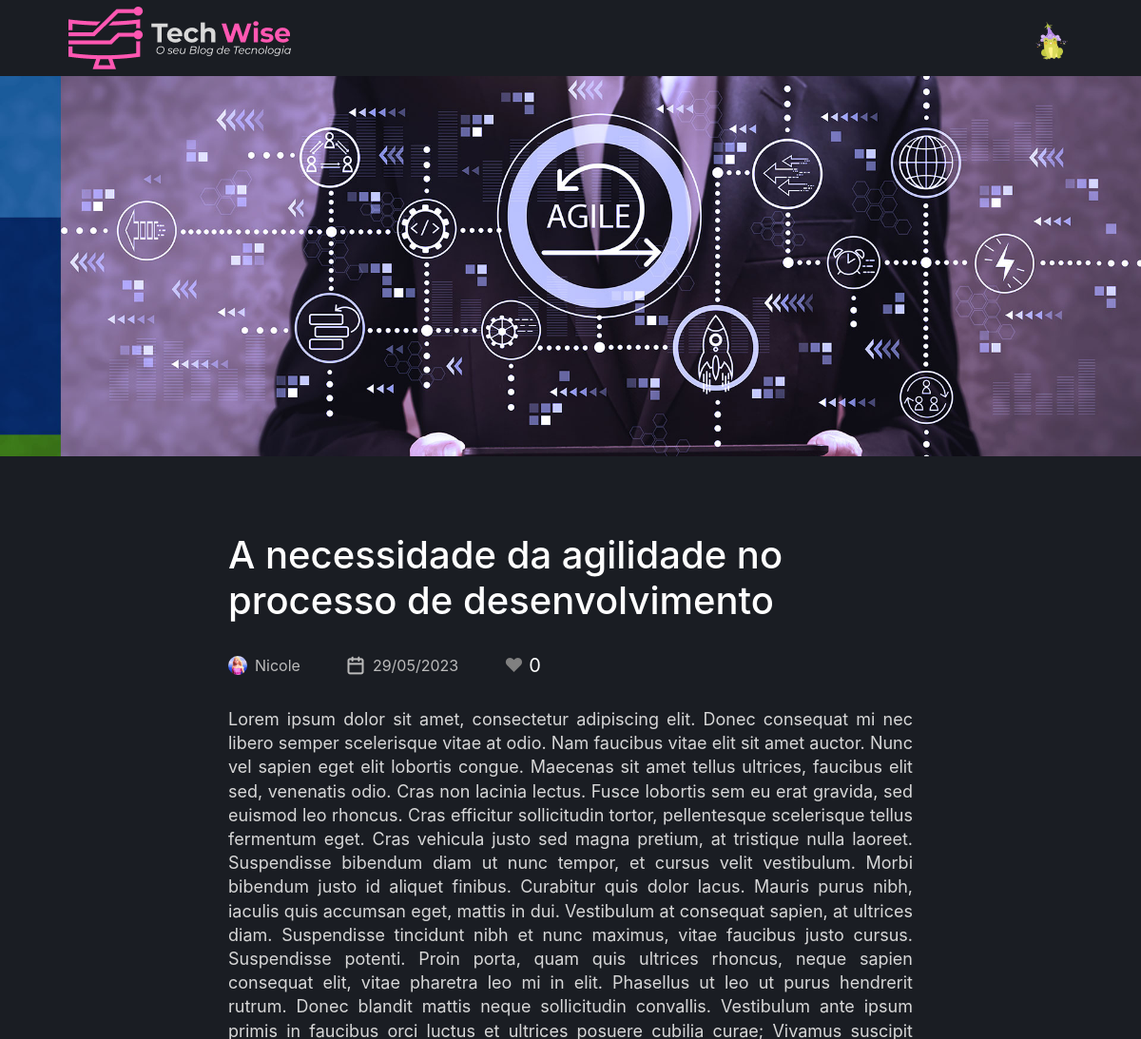
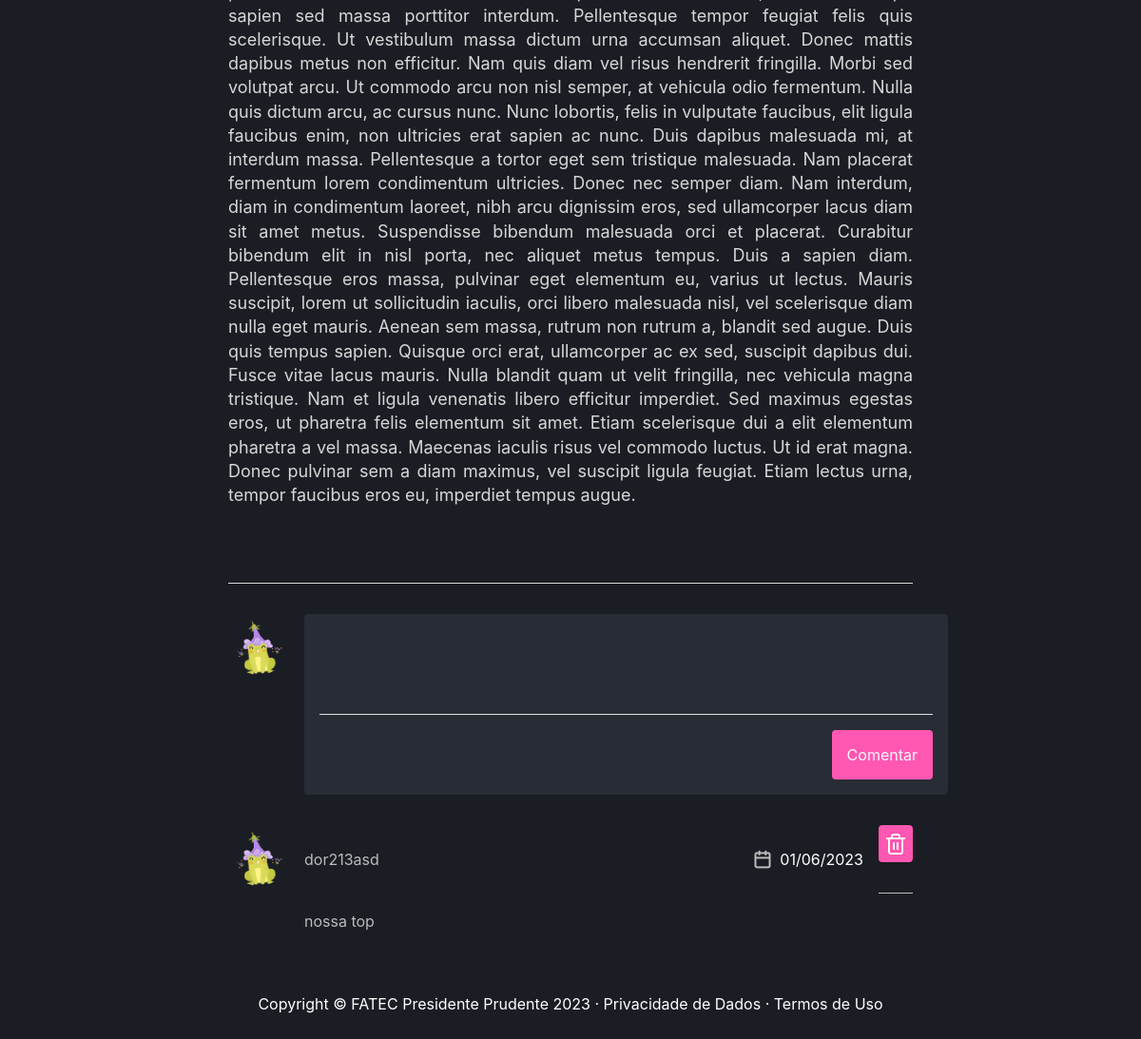
Screenshot of /article/detalhes/28 (signed in) with the database file from the repository (2 pictures, top to bottom).
### tables this page shows
CREATE TABLE `user` (
  `idUser` int(11) NOT NULL,
  `name` varchar(150) NOT NULL,
  `email` varchar(200) NOT NULL,
  `password` varchar(255) NOT NULL,
  `avatar` varchar(255) DEFAULT NULL,
  `description` text DEFAULT NULL,
  `type` varchar(45) DEFAULT NULL
);

CREATE TABLE `article` (
  `idArticle` int(11) NOT NULL,
  `idUser` int(11) NOT NULL,
  `resume` varchar(250) NOT NULL,
  `text` text NOT NULL,
  `image` varchar(255) NOT NULL,
  `feedback` varchar(255) DEFAULT NULL,
  `status` varchar(255) NOT NULL,
  `idCategory` int(11) NOT NULL,
  `createdAt` date NOT NULL DEFAULT current_timestamp(),
  `title` varchar(100) NOT NULL
);

CREATE TABLE `comment` (
  `idComment` int(11) NOT NULL,
  `text` text NOT NULL,
  `User_idUser` int(11) NOT NULL,
  `Article_idArticle` int(11) NOT NULL,
  `createdAt` datetime NOT NULL DEFAULT current_timestamp()
);

### App/Controllers/ArticleController.php (called while the page is built, shortened)
<?php
class ArticleController extends Controller
{
    public function detalhes($params)
    {
        $userDAO = new UserDAO();
        $user = $userDAO->getById($_SESSION['idUser']);
        $idArticle = $params[0];
        $articleDAO = new ArticleDAO();
        $article = $articleDAO->getById($idArticle);
        $commentDAO = new CommentDAO();
        $comments = $commentDAO->getByArticleId($idArticle);
        $this->render('/article/detalhes');
    }
}

### index.php (called while the page is built, shortened)
<?php
try {
    $app = new App();
    $app->run();
}catch (\Exception $e){
    $oError = new Erro($e);
    $oError->render();
}

### App/Models/DAO/BaseDAO.php (called while the page is built, shortened)
<?php
abstract class BaseDAO
{
    private $conexao;
    public function __construct()
    {
        $this->conexao = Conexao::getConnection();
    }
    public function select($sql)
    {
        if(!empty($sql))
        {
            return $this->conexao->query($sql);
        }
    }
}

### App/Lib/Conexao.php (called while the page is built, shortened)
<?php
class Conexao
{
    public static function getConnection() {
        $pdoConfig  = DB_DRIVER . ":". "host=" . DB_HOST . ";";
        $pdoConfig .= "dbname=".DB_NAME.";";
        try {
            if(!isset($conn)){
                $conn =  new PDO($pdoConfig, DB_USER, DB_PASSWORD);
                $conn->setAttribute(PDO::ATTR_ERRMODE, PDO::ERRMODE_EXCEPTION);
            }
            return $conn;
        } catch (PDOException $e) {
            throw new Exception("Erro de conexão com o banco de dados. ($e)",500);
        }
    }
}

### App/Models/DAO/UserDAO.php (called while the page is built, shortened)
<?php
class UserDAO extends BaseDAO
{
    public function getById(int $idUser)
    {
        $resultado = $this->select("SELECT * FROM user WHERE idUser = $idUser");
        return $resultado->fetchObject(User::class);
    }
}

### App/Models/Entidades/User.php (called while the page is built, shortened)
<?php
class User
{
    private int $idUser;
    private string $name;
    private ?string $avatar;
	public function getIdUser(): int {
		return $this->idUser;
	}
	public function setIdUser(int $idUser): self {
		$this->idUser = $idUser;
		return $this;
	}
	public function getName(): string {
		return $this->name;
	}
	public function setName(string $name): self {
		$this->name = $name;
		return $this;
	}
	public function getAvatar(): ?string {
		return $this->avatar;
	}
	public function setAvatar(string $avatar): self {
		$this->avatar = $avatar;
		return $this;
	}
}

### App/Models/Entidades/Article.php (called while the page is built, shortened)
<?php
class Article
{
    private int $idArticle;
    private User $user;
    private string $title;
    private string $text;
    private ?string $image;
    private string $createdAt;
    public function __construct()
    {
        $this->user = new User();
    }
    public function getIdArticle(): int {
        return $this->idArticle;
    }
    public function setIdArticle(int $idArticle): self {
        $this->idArticle = $idArticle;
        return $this;
    }
    public function getText(): string {
        return $this->text;
    }
    public function setText(string $text): self {
        $this->text = $text;
        return $this;
    }
    public function getImage(): string {
        return $this->image;
    }
    public function setImage(string $image): self {
        $this->image = $image;
        return $this;
    }
	public function getCreatedAt() {
		return new DateTime($this->createdAt);
	}
	public function setCreatedAt($createdAt): self {
		$this->createdAt = $createdAt;
		return $this;
	}
	public function getUser()
	{
		return $this->user;
	}
	public function getTitle(): string {
		return $this->title;
	}
	public function setTitle(string $title): self {
		$this->title = $title;
		return $this;
	}
}

### App/Models/DAO/ArticleDAO.php (called while the page is built, shortened)
<?php
class ArticleDAO extends BaseDAO
{
    public function getById($id)
    {
        $resultado = $this->select(
            "SELECT a.title, a.resume, a.text, a.image, a.status, a.createdAt, c.idCategory,
            c.name as category, u.idUser, u.name as user, u.avatar
                FROM article as a INNER JOIN user as u ON a.idUser = u.idUser
                INNER JOIN category as c ON a.idCategory = c.idCategory
                WHERE a.idArticle = $id"
        );
        $dataSetArticle = $resultado->fetch();
        if($dataSetArticle) {
            $article = new Article();
            $article->setIdArticle($id);
            $article->setTitle($dataSetArticle['title']);
            $article->setStatus($dataSetArticle['status']);
            $article->setText($dataSetArticle['text']);
            $article->setResume($dataSetArticle['resume']);
            $article->setCreatedAt($dataSetArticle['createdAt']);
            $article->getUser()->setIdUser($dataSetArticle['idUser']);
            $article->getUser()->setName($dataSetArticle['user']);
            $article->getUser()->setAvatar($dataSetArticle['avatar']);
            $article->getCategory()->setIdCategory($dataSetArticle['idCategory']);
            $article->getCategory()->setName($dataSetArticle['category']);
            $article->setImage($dataSetArticle['image']);
            return $article;
        }
        return false;
    }
}

### App/Lib/Sessao.php (called while the page is built, shortened)
<?php
class Sessao
{
    public static function retornaValorFormulario($key){
        return (isset($_SESSION['form'][$key])) ? $_SESSION['form'][$key] : "";
    }
}

### App/Models/Entidades/Comment.php (called while the page is built, shortened)
<?php
class Comment
{
    private int $idComment;
    private string $text;
    private User $user;
	private string $createdAt;
	public function __construct()
    {
        $this->user = new User();
    }
	public function getText(): string {
		return $this->text;
	}
	public function setText(string $text): self {
		$this->text = $text;
		return $this;
	}
	public function getCreatedAt() {
		return new DateTime($this->createdAt);
	}
	public function setCreatedAt($createdAt): self {
		$this->createdAt = $createdAt;
		return $this;
	}
	public function getUser() {
		return $this->user;
	}
	public function getIdComment(): int {
		return $this->idComment;
	}
	public function setIdComment(int $idComment): self {
		$this->idComment = $idComment;
		return $this;
	}
}

### App/Models/DAO/CommentDAO.php (called while the page is built, shortened)
<?php
class CommentDAO extends BaseDAO
{
    public function getByArticleId($idArticle)
    {
        $resultado = $this->select(
            "SELECT c.idComment, c.text, c.createdAt, u.name, u.avatar as user
            FROM comment as c
            INNER JOIN user as u ON c.User_idUser = u.idUser
            WHERE c.Article_idArticle = $idArticle"
        );
        $comments = [];
        while ($dataSetComment = $resultado->fetch()) {
            $comment = new Comment();
            $comment->setIdComment($dataSetComment['idComment']);
            $comment->setText($dataSetComment['text']);
            $comment->setCreatedAt($dataSetComment['createdAt']);
            $comment->getUser()->setName($dataSetComment['name']);
            $comment->getUser()->setAvatar($dataSetComment['user']);
            $comments[] = $comment;
        }
        return $comments;
    }
}

### App/Views/article/detalhes.php (the view, shortened to what this page needs)
<body>
  <img src="http://<?= APP_HOST ?>/public/images/articles/<?= $viewVar['article']->getImage() ?>" alt="Banner" class="banner" />
  <main class="container">
    <div class="posts">
      <div class="postsTop">
        <h1><?= $viewVar['article']->getTitle(); ?></h1>
        <ul>
          <li>
            <a class="custom" href="http://<?php echo APP_HOST; ?>/user/author/<?= $viewVar['article']->getUser()->getIdUser(); ?>">
              <img src="http://<?php echo APP_HOST; ?>/public/images/users/<?= $viewVar['article']->getUser()->getAvatar(); ?>" class="d-flex align-items-center justify-content-center" style="width: 20px; height: 20px; border-radius: 9999px;" alt="user" />
              <?= $viewVar['article']->getUser()->getName(); ?>
            </a>
          </li>
          <li>
            <img src="http://<?php echo APP_HOST; ?>/public/icons/calendar.png" alt="calendario" />
            <?= $viewVar['article']->getCreatedAt()->format('d/m/Y') ?>
          </li>
          <li>
          <button class="like-button" onclick="likeButtonClick(event)" data-article-id="<?= $viewVar['article']->getIdArticle(); ?>">
  <span class="heart">&#10084;</span>
  <span class="like-count"><?= $viewVar['likeCount'] ?></span>
</button>
          </li>
        </ul>
      </div>
      <article>
        <div class="postContent">
          <?= $viewVar['article']->getText(); ?>
        </div>
      </article>
      <footer>
        <div class="footerCointainer">
          <div class="newCommentsContainer">
            <div class="avatar">
              <img src="http://<?php echo APP_HOST; ?>/public/images/users/<?= $viewVar['user']->getAvatar(); ?>" alt="user" />
            </div>
            <form class="newCommentsForm" action="http://<?php echo APP_HOST; ?>/article/comment/<?= $viewVar['article']->getIdArticle(); ?>" method="post" id="form_cadastro" >
              <textarea cols="70" rows="5" name="text" id="text" value="<?php echo $Sessao::retornaValorFormulario('text'); ?>" required></textarea>
              <div class="newCommentsFormFooter">
                <button type="submit" class="buttonSubmit">Comentar</button>
              </div>
            </form>
          </div>
        </div>
        <?php foreach ($viewVar['comments'] as $comment) { ?>
          <div class="CommentsContainer">
            <div class="avatar">
              <img src="http://<?php echo APP_HOST; ?>/public/images/users/<?= $comment->getUser()->getAvatar() ?>" alt="user" />
            </div>
            <div class="Comments">
              <div class="postsTop">
                <ul>
                  <li>
                    <?= $comment->getUser()->getName() ?>
                  </li>
                  <?php if ($comment->getUser()->getName() == $viewVar['user']->getName() || $viewVar['user']->getType() == "adm" ) { ?>
                    <div class="actions">
                      <div class="d-flex align-items-center gap-2">
                        <img src="http://<?php echo APP_HOST; ?>/public/icons/calendar.png" alt="calendario" />
                        <?= $comment->getCreatedAt()->format('d/m/Y') ?>
                      </div>
                      <a href="http://<?= APP_HOST ?>/article/excluirComentario/<?= $comment->getIdComment() ?>/<?= $viewVar['article']->getIdArticle() ?>" style="text-decoration: none;">
    <button class="negado" style="background-color: #FF57B2;">
        <img src="http://<?php echo APP_HOST; ?>/public/icons/trash.png" alt="apagar comentario" />
    </button>
</a>
                    </div>
                  <?php } ?>
                </ul>
              </div>
              <p><?= $comment->getText() ?></p>
            </div>
          </div>
        <?php } ?>
      </footer>
    </div>
  </main>
</body>

### App/Views/layouts/menu.php (shortened to what this page needs)
<?php if(!isset($_SESSION["loggedin"]) || !$_SESSION["loggedin"]){ ?>
                    <li <?php if($viewVar['nameController'] == "UserController") { ?> class="active" <?php } ?>>
                        <a class="nav-link" href="http://<?= APP_HOST.'/' ?>">
                    </li>
                <?php } else { ?>
<header class="headerContainer">
  <div class="headerContent">
    <a href="http://<?php echo APP_HOST; ?>/home">
      <img src=" http://<?php echo APP_HOST; ?>/public/icons/logo.png" alt="Logo" />
    </a>
    <div class="container-popover">
      <div class="popover-trigger">
        <div class="popover-btn avatar" style="width: 45px; height: 45px">
          <img src="http://<?php echo APP_HOST; ?>/public/images/users/<?= $viewVar['user']->getAvatar(); ?>"  alt="user" />
        </div>
      </div>
      <?php
}
?>
    </div>
  </div>
</header>

### rows the page displays
user: avatar (picture)
article: image (picture), title "A necessidade da agilidade no processo de desenvolvimento", idUser.avatar (picture), idUser.name "Nicole", createdAt "29/05/2023", text "Lorem ipsum dolor sit amet, consectetur adipiscing elit. Donec consequat mi nec libero semper scelerisque vitae at odio. Nam faucibus vitae elit sit amet auctor. Nunc vel sapien eget elit lobortis congue. Maecenas sit amet tellus ultrices, faucibus elit sed, venenatis odio. Cras non lacinia lectus. Fusce lobortis sem eu erat gravida, sed euismod leo rhoncus. Cras efficitur sollicitudin tortor, pellentesque scelerisque tellus fermentum eget. Cras vehicula justo sed magna pretium, at tristique nulla laoreet. Suspendisse bibendum diam ut nunc tempor, et cursus velit vestibulum. Morbi bibendum justo id aliquet finibus. Curabitur quis dolor lacus. Mauris purus nibh, iaculis quis accumsan eget,…"
comment: User_idUser.avatar (picture), User_idUser.name "dor213asd", createdAt "01/06/2023", text "nossa top"

### other values shown
$viewVar['likeCount'] "0"
